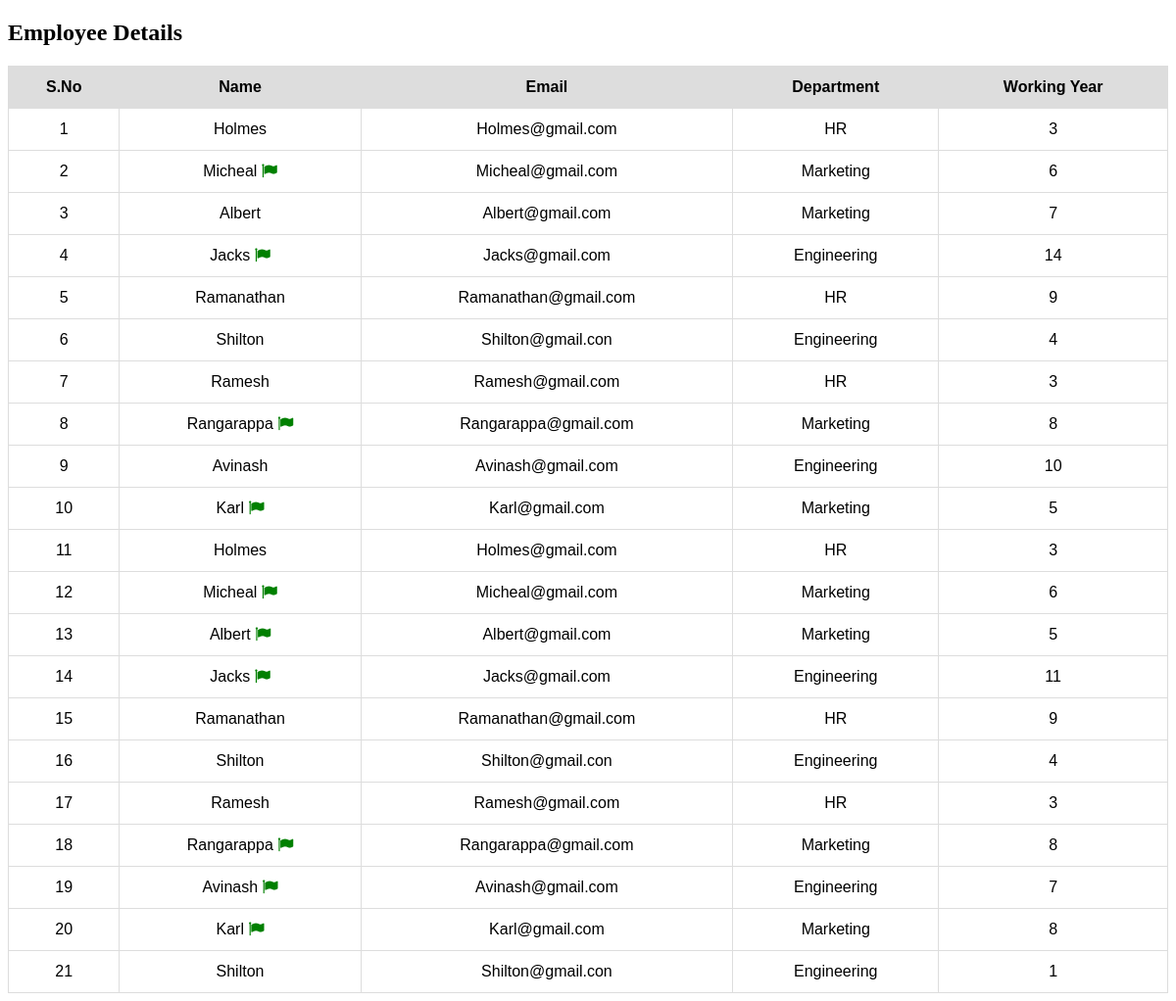
The page / on the database its author committed.
### tables this page shows
CREATE TABLE `employee` (
  `id` int(11) NOT NULL,
  `name` varchar(255) NOT NULL,
  `email` varchar(255) NOT NULL,
  `dept` varchar(255) NOT NULL,
  `working_year` int(11) NOT NULL,
  `status` int(11) NOT NULL
);

### index.php (the view, shortened to what this page needs)
<?php
require 'connection.php';
?>
<!DOCTYPE html>
<html>
<head>
<link rel='stylesheet' href='https://cdnjs.cloudflare.com/ajax/libs/font-awesome/4.7.0/css/font-awesome.min.css'>
</head>
<body>
<h2>Employee Details</h2>
<table>
  <tr>
    <th>S.No</th>
    <th>Name</th>
    <th>Email</th>
    <th>Department</th>
    <th>Working Year</th>
  </tr>
  <?php
  $view =mysqli_query($con,"select * from employee");
   while ($data =mysqli_fetch_assoc($view)){
    $id =$data['id'];
    $name=$data['name'];
    $email =$data['email'];
    $dept =$data['dept'];
    $workingYear =$data['working_year'];
  ?>
  <tr>
    <td><?php echo $id?></td>
    <td><?php echo $name?>
    <?php if($data['status']==1 && $data['working_year'] >= 5){
            ?>
             <i class="fa fa-flag" aria-hidden="true"></i>
             <?php
        } ?>
     </td>
    <td><?php echo $email?></td>
    <td><?php echo $dept?></td>
    <td><?php echo $workingYear?></td>
  </tr>
  <?php }?>
</table>
</body>
</html>

### index.php (style rules this page uses)
table { font-family: arial, sans-serif; border-collapse: collapse; width: 100%; }
td, th { border: 1px solid #dddddd; text-align: center; padding: 12px; }
th { background-color: #dddddd; }
.fa-flag { color: green; }

### rows shown on the page
employee: id "1", name "Holmes", email "Holmes@gmail.com", dept "HR", working_year "3"
employee: id "2", name "Micheal", status 1 (drawn), email "Micheal@gmail.com", dept "Marketing", working_year "6"
employee: id "3", name "Albert", email "Albert@gmail.com", dept "Marketing", working_year "7"
employee: id "4", name "Jacks", status 1 (drawn), email "Jacks@gmail.com", dept "Engineering", working_year "14"
employee: id "5", name "Ramanathan", email "Ramanathan@gmail.com", dept "HR", working_year "9"
employee: id "6", name "Shilton", email "Shilton@gmail.con", dept "Engineering", working_year "4"
employee: id "7", name "Ramesh", email "Ramesh@gmail.com", dept "HR", working_year "3"
employee: id "8", name "Rangarappa", status 1 (drawn), email "Rangarappa@gmail.com", dept "Marketing", working_year "8"
employee: id "9", name "Avinash", email "Avinash@gmail.com", dept "Engineering", working_year "10"
employee: id "10", name "Karl", status 1 (drawn), email "Karl@gmail.com", dept "Marketing", working_year "5"
employee: id "11", name "Holmes", email "Holmes@gmail.com", dept "HR", working_year "3"
employee: id "12", name "Micheal", status 1 (drawn), email "Micheal@gmail.com", dept "Marketing", working_year "6"
employee: id "13", name "Albert", status 1 (drawn), email "Albert@gmail.com", dept "Marketing", working_year "5"
employee: id "14", name "Jacks", status 1 (drawn), email "Jacks@gmail.com", dept "Engineering", working_year "11"
employee: id "15", name "Ramanathan", email "Ramanathan@gmail.com", dept "HR", working_year "9"
employee: id "16", name "Shilton", email "Shilton@gmail.con", dept "Engineering", working_year "4"
employee: id "17", name "Ramesh", email "Ramesh@gmail.com", dept "HR", working_year "3"
employee: id "18", name "Rangarappa", status 1 (drawn), email "Rangarappa@gmail.com", dept "Marketing", working_year "8"
employee: id "19", name "Avinash", status 1 (drawn), email "Avinash@gmail.com", dept "Engineering", working_year "7"
employee: id "20", name "Karl", status 1 (drawn), email "Karl@gmail.com", dept "Marketing", working_year "8"
employee: id "21", name "Shilton", email "Shilton@gmail.con", dept "Engineering", working_year "1"
